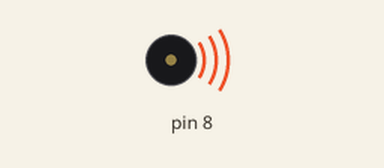
The sketch below on a simulated Arduino Uno, built with avr-gcc and run on an emulated ATmega328P. Parts: buzzer (waves = sounding).

Above: at 0.1 s.
Timing chart, 0 to 39.5 s (numbered marks = the images above):
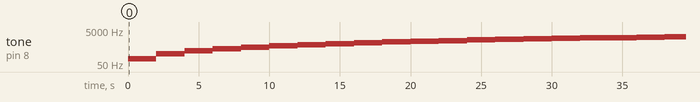

Measured:
- by itself, tone on pin 8: plays 100 Hz for 2.0 s, 200 Hz for 2.0 s, 300 Hz for 2.0 s, 400 Hz for 2.0 s, 500 Hz for 2.0 s, 600 Hz for 2.0 s … (20 notes in this stretch)

The sketch:

constantTone.ino
```cpp
int note = 100;

void setup() {
  // put your setup code here, to run once:

}

void loop() {
  // put your main code here, to run repeatedly:
  tone(8,note);
  delay(2000);
  note += 100;
  if (note >= 3000)
  {
    note = 100;
  }

}
```
